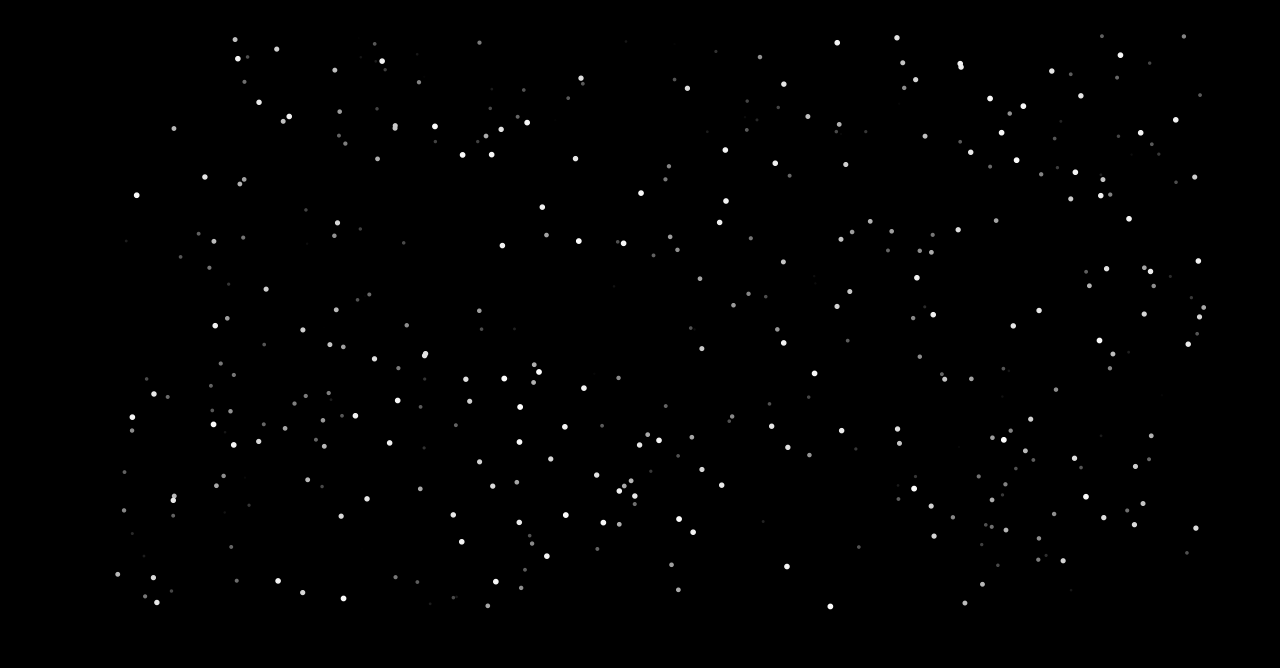

Generate this figure with Python:
import numpy as np
import matplotlib.pyplot as mplt

class Star():
    global maxWeight, displayWidth, displayHeight
    
    def __init__(self):
        self.posX = np.random.rand() * displayWidth
        self.posY = np.random.rand() * displayHeight
        self.size = np.random.rand() * maxWeight
        self.color = (1.0 / maxWeight) * self.size
    
    def getPos(self):
        return self.posX, self.posY

        
maxWeight = 10.0; displayWidth = 100; displayHeight = 100; numStars = 400
step = 1
xAxis = np.arange(0, displayWidth, step); yAxis = np.arange(0, displayHeight, step); X, Y = np.meshgrid(xAxis, yAxis)

starArr = []; positionArray = np.zeros([2, numStars]); colorArr = np.zeros(numStars); sizeArr = np.zeros_like(colorArr)
for i in range(numStars):
    starArr.append(Star())
    positionArray[0][i], positionArray[1][i] = starArr[i].getPos()
    sizeArr[i] = starArr[i].size
    colorArr[i] = 1.0 - starArr[i].color; print(colorArr[i])


fig, ax = mplt.subplots(1); fig.tight_layout(pad=0); fig.set_facecolor('black'); ax.axis('off'); ax.set_facecolor('black')
ax.scatter(positionArray[0], positionArray[1], s=sizeArr, c=mplt.cm.Greys(colorArr))
mplt.show()
